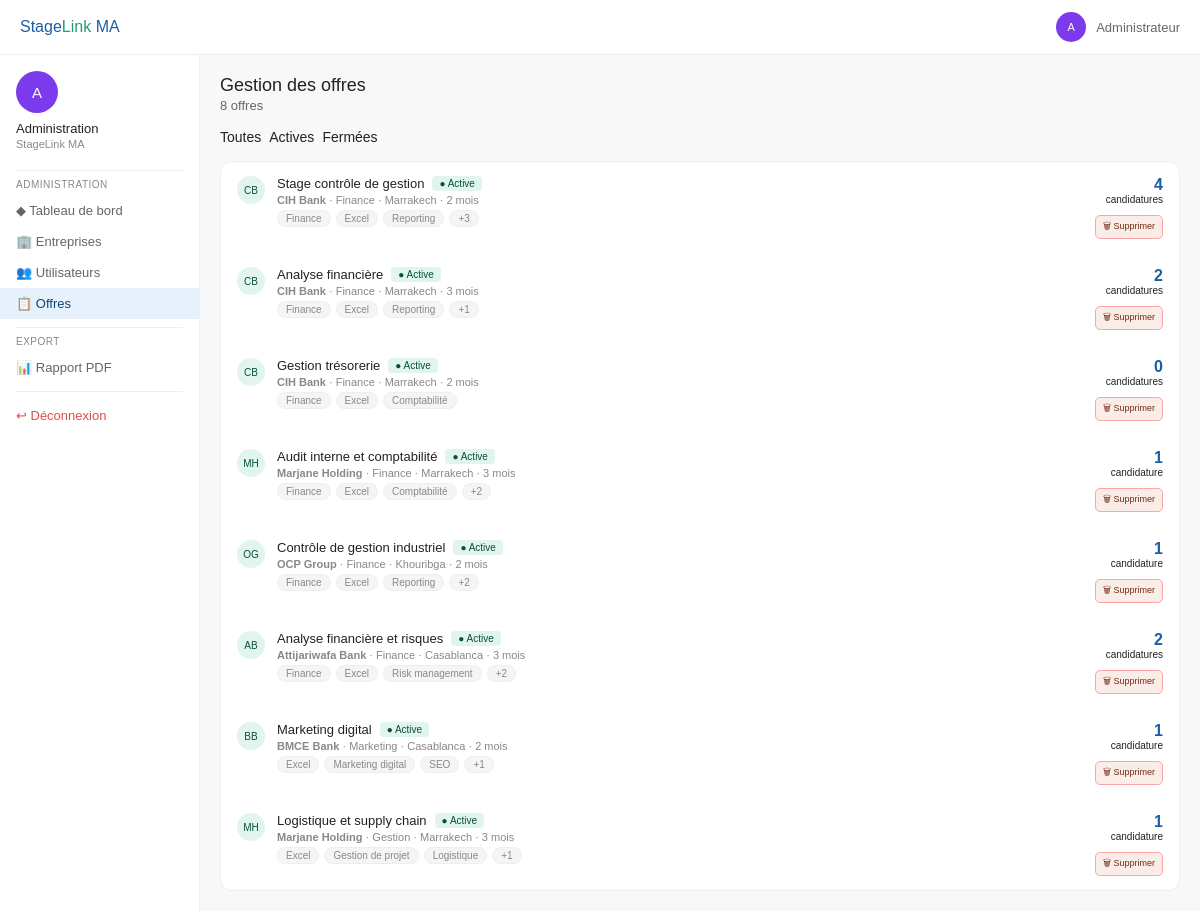
The page /admin/offres (signed in) on the database its author committed.
### models.py (models this page shows, shortened)
class Offre(db.Model):
    __tablename__ = 'offre'
    id = db.Column(db.Integer, primary_key=True)
    entreprise_id = db.Column(db.Integer, db.ForeignKey('entreprise.id'), nullable=False)
    titre = db.Column(db.String(200), nullable=False)
    description = db.Column(db.Text)
    missions = db.Column(db.Text)
    duree = db.Column(db.Integer)
    ville = db.Column(db.String(100))
    filiere_requise = db.Column(db.String(100))
    remuneration = db.Column(db.Integer, nullable=True)
    statut = db.Column(db.String(20), default='ACTIVE')
    date_publication = db.Column(db.Date, default=date.today)
    date_debut = db.Column(db.String(50))
    competences = db.relationship('Competence', secondary=offre_competence, backref='offres')
    candidatures = db.relationship('Candidature', backref='offre', lazy='dynamic', cascade='all, delete-orphan')
    @property
    def active(self):
        return self.statut == 'ACTIVE'
    @property
    def nb_candidatures(self):
        return self.candidatures.count()

class Entreprise(db.Model):
    __tablename__ = 'entreprise'
    id = db.Column(db.Integer, primary_key=True)
    utilisateur_id = db.Column(db.Integer, db.ForeignKey('utilisateur.id'), nullable=False)
    nom = db.Column(db.String(150), nullable=False)
    secteur = db.Column(db.String(100))
    ville = db.Column(db.String(100))
    taille = db.Column(db.String(20))
    description = db.Column(db.Text)
    rc = db.Column(db.String(100))
    est_verifiee = db.Column(db.Boolean, default=False)
    date_inscription = db.Column(db.Date, default=date.today)
    offres = db.relationship('Offre', backref='entreprise', lazy='dynamic', cascade='all, delete-orphan')
    @property
    def initiales(self):
        words = self.nom.split()
        if len(words) >= 2:
            return (words[0][0] + words[1][0]).upper()
        return self.nom[:3].upper()

class Competence(db.Model):
    __tablename__ = 'competence'
    id = db.Column(db.Integer, primary_key=True)
    nom = db.Column(db.String(100), nullable=False, unique=True)
    categorie = db.Column(db.String(100))

### routes/admin.py (the view)
@admin_bp.route('/offres')
@admin_required
def offres():
    statut = request.args.get('statut', '')
    q_offres = Offre.query
    if statut:
        q_offres = q_offres.filter_by(statut=statut.upper())
    all_offres = q_offres.order_by(Offre.date_publication.desc()).all()
    return render_template('admin/offres.html', offres=all_offres, statut_filtre=statut)

### models.py (called while the page is built)
    @property
    def is_active(self):
        return self.actif

### routes/admin.py (called while the page is built)
def admin_required(f):
    @wraps(f)
    def decorated(*args, **kwargs):
        if not current_user.is_authenticated or current_user.role != 'ADMIN':
            abort(403)
        return f(*args, **kwargs)
    return login_required(decorated)

### templates/admin/offres.html (shortened to what this page needs)
{% extends 'base.html' %}
{% block body %}
<div class="topbar">
  <div class="logo">Stage<span>Link</span> MA</div>
  <div class="topbar-right">
    <div class="avatar" style="background:#7C3AED;color:#fff">A</div>
    <span style="font-size:13px;color:#666">Administrateur</span>
  </div>
</div>
<div class="body-layout">
  <div class="sidebar">
    <div class="sidebar-profile">
      <div class="avatar avatar-lg" style="background:#7C3AED;color:#fff;margin-bottom:8px">A</div>
      <div class="sidebar-profile-name">Administration</div>
      <div class="sidebar-profile-sub">StageLink MA</div>
    </div>
    <div class="sid-divider"></div>
    <span class="sid-label">Administration</span>
    <a href="{{ url_for('admin.dashboard') }}" class="sid-item">◆ Tableau de bord</a>
    <a href="{{ url_for('admin.entreprises') }}" class="sid-item">🏢 Entreprises</a>
    <a href="{{ url_for('admin.utilisateurs') }}" class="sid-item">👥 Utilisateurs</a>
    <a href="{{ url_for('admin.offres') }}" class="sid-item active">📋 Offres</a>
    <div class="sid-divider"></div>
    <span class="sid-label">Export</span>
    <a href="{{ url_for('admin.export_pdf') }}" class="sid-item">📊 Rapport PDF</a>
    <div class="sid-divider"></div>
    <a href="{{ url_for('auth.logout') }}" class="sid-item" style="color:var(--red)">↩ Déconnexion</a>
  </div>
  <div class="main">
    <div style="margin-bottom:16px;display:flex;align-items:center;justify-content:space-between">
      <div>
        <h2 style="font-size:18px;font-weight:500">Gestion des offres</h2>
        <p style="font-size:13px;color:#666;margin-top:2px">{{ offres|length }} offre{{ 's' if offres|length != 1 }}</p>
      </div>
    </div>
    <div style="display:flex;gap:8px;margin-bottom:16px;flex-wrap:wrap">
      <a href="{{ url_for('admin.offres') }}" class="filter-chip {% if not statut_filtre %}active{% endif %}" style="text-decoration:none">Toutes</a>
      <a href="{{ url_for('admin.offres') }}?statut=active" class="filter-chip {% if statut_filtre == 'active' %}active{% endif %}" style="text-decoration:none">Actives</a>
      <a href="{{ url_for('admin.offres') }}?statut=fermee" class="filter-chip {% if statut_filtre == 'fermee' %}active{% endif %}" style="text-decoration:none">Fermées</a>
    </div>
    {% if offres %}
    <div class="card" style="padding:0;overflow:hidden">
      {% for offre in offres %}
      <div style="padding:14px 16px;border-bottom:1px solid var(--border);{% if loop.last %}border-bottom:none{% endif %}">
        <div style="display:flex;align-items:flex-start;gap:12px">
          <div class="cand-avatar" style="background:var(--green-light);color:var(--green-dark);flex-shrink:0">{{ offre.entreprise.initiales }}</div>
          <div style="flex:1;min-width:0">
            <div style="display:flex;align-items:center;gap:8px;margin-bottom:3px;flex-wrap:wrap">
              <div style="font-size:13px;font-weight:500">{{ offre.titre }}</div>
              {% if offre.active %}
              <span style="font-size:10px;background:var(--green-light);color:var(--green-dark);padding:2px 7px;border-radius:4px">● Active</span>
              {% else %}
              <span style="font-size:10px;background:var(--gray-100);color:var(--gray-500);padding:2px 7px;border-radius:4px">● Fermée</span>
              {% endif %}
            </div>
            <div style="font-size:11px;color:var(--gray-500);margin-bottom:4px">
              <strong>{{ offre.entreprise.nom }}</strong> · {{ offre.filiere_requise }} · {{ offre.ville }} · {{ offre.duree }} mois
            </div>
            <div class="tags">
              {% for c in offre.competences[:3] %}
              <span class="tag">{{ c.nom }}</span>
              {% endfor %}
              {% if offre.competences|length > 3 %}
              <span class="tag">+{{ offre.competences|length - 3 }}</span>
              {% endif %}
            </div>
          </div>
          <div style="text-align:right;flex-shrink:0">
            <div style="font-size:16px;font-weight:600;color:var(--primary)">{{ offre.nb_candidatures }}</div>
            <div style="font-size:10px;color:var(--gray-400);margin-bottom:10px">candidature{{ 's' if offre.nb_candidatures != 1 }}</div>
            <form method="POST" action="{{ url_for('admin.supprimer_offre', offre_id=offre.id) }}" style="display:inline" onsubmit="return confirm('Supprimer définitivement cette offre et ses candidatures ?')">
              <button type="submit" class="btn btn-xs" style="background:var(--red-light);color:var(--red-dark);border:1px solid #FCA5A5">🗑 Supprimer</button>
            </form>
          </div>
        </div>
      </div>
      {% endfor %}
    </div>
    {% else %}
    <div style="text-align:center;padding:48px 20px;color:var(--gray-500)">
      <div style="font-size:32px;margin-bottom:12px">📋</div>
      <div style="font-size:14px;font-weight:500">Aucune offre trouvée</div>
    </div>
    {% endif %}
  </div>
</div>
{% endblock %}

### static/css/style.css (style rules this page uses)
:root { --primary: #185FA5; --primary-light: #E6F1FB; --primary-dark: #0C447C; --green: #1D9E75; --green-light: #E1F5EE; --green-dark: #085041; --green-btn: #0F6E56; --orange: #BA7517; --orange-light: #FAEEDA; --orange-dark: #633806; --red: #E24B4A; --red-light: #FAECE7; --red-dark: #712B13; --red-mid: #993C1D; --gray-50: #f9f9f9; --gray-100: #f5f5f5; --gray-200: #eee; --gray-300: #ddd; --gray-500: #888; --gray-800: #222; --white: #fff; --border: 1px solid #eee; --radius-sm: 6px; --radius-md: 8px; --radius-lg: 12px; --radius-pill: 20px; }
* { box-sizing: border-box; margin: 0; padding: 0; }
body { font-family: Arial, sans-serif; color: var(--gray-800); background: var(--gray-50); font-size: 14px; }
a { text-decoration: none; color: inherit; }
.topbar { display: flex; align-items: center; justify-content: space-between; padding: 12px 20px; border-bottom: var(--border); background: var(--white); position: sticky; top: 0; z-index: 100; }
.logo { font-size: 16px; font-weight: 500; color: var(--primary); }
.logo span { color: var(--green); }
.topbar-right { display: flex; align-items: center; gap: 10px; }
.avatar { width: 30px; height: 30px; border-radius: 50%; display: flex; align-items: center; justify-content: center; font-size: 11px; font-weight: 500; background: var(--primary-light); color: var(--primary-dark); flex-shrink: 0; }
.avatar-lg { width: 42px; height: 42px; font-size: 15px; }
.body-layout { display: flex; min-height: calc(100vh - 57px); }
.sidebar { width: 200px; border-right: var(--border); padding: 16px 0; flex-shrink: 0; background: var(--white); }
.sidebar-profile { padding: 0 16px 12px; }
.sidebar-profile-name { font-size: 13px; font-weight: 500; margin-bottom: 2px; }
.sidebar-profile-sub { font-size: 11px; color: var(--gray-500); }
.sid-divider { height: 1px; background: var(--gray-200); margin: 8px 16px; }
.sid-label { font-size: 10px; font-weight: 500; color: var(--gray-500); padding: 0 16px; margin-bottom: 5px; text-transform: uppercase; letter-spacing: .5px; display: block; }
.sid-item { display: flex; align-items: center; gap: 9px; padding: 8px 16px; font-size: 13px; color: #666; cursor: pointer; text-decoration: none; }
.sid-item.active { background: var(--primary-light); color: var(--primary-dark); font-weight: 500; }
.main { flex: 1; padding: 20px; background: #f8f8f8; overflow: auto; }
.card { background: var(--white); border-radius: var(--radius-lg); border: var(--border); padding: 14px; margin-bottom: 12px; }
.card:last-child { margin-bottom: 0; }
.cand-avatar { width: 28px; height: 28px; border-radius: 50%; display: flex; align-items: center; justify-content: center; font-size: 10px; font-weight: 500; flex-shrink: 0; background: var(--primary-light); color: var(--primary-dark); }
.tags { display: flex; flex-wrap: wrap; gap: 5px; }
.tag { font-size: 10px; padding: 2px 8px; border-radius: 10px; background: var(--gray-100); color: var(--gray-500); border: 1px solid var(--gray-200); }
.btn { border: none; border-radius: var(--radius-md); cursor: pointer; font-family: Arial, sans-serif; font-weight: 500; display: inline-flex; align-items: center; gap: 5px; transition: opacity .15s; }
.btn-xs { padding: 3px 7px; font-size: 9px; border-radius: 5px; }

### rows shown on the page
Offre: entreprise.initiales "CB", titre "Stage contrôle de gestion", statut "● Active", entreprise.nom "CIH Bank", filiere_requise "Finance", ville "Marrakech", duree "2", competences|length "3", nb_candidatures "4", nb_candidatures "s"
Competence: nom "Finance"
Competence: nom "Excel"
Competence: nom "Reporting"
Offre: entreprise.initiales "CB", titre "Analyse financière", statut "● Active", entreprise.nom "CIH Bank", filiere_requise "Finance", ville "Marrakech", duree "3", competences|length "1", nb_candidatures "2", nb_candidatures "s"
Offre: entreprise.initiales "CB", titre "Gestion trésorerie", statut "● Active", entreprise.nom "CIH Bank", filiere_requise "Finance", ville "Marrakech", duree "2", nb_candidatures "0", nb_candidatures "s"
Competence: nom "Comptabilité"
Offre: entreprise.initiales "MH", titre "Audit interne et comptabilité", statut "● Active", entreprise.nom "Marjane Holding", filiere_requise "Finance", ville "Marrakech", duree "3", competences|length "2", nb_candidatures "1"
Offre: entreprise.initiales "OG", titre "Contrôle de gestion industriel", statut "● Active", entreprise.nom "OCP Group", filiere_requise "Finance", ville "Khouribga", duree "2", competences|length "2", nb_candidatures "1"
Offre: entreprise.initiales "AB", titre "Analyse financière et risques", statut "● Active", entreprise.nom "Attijariwafa Bank", filiere_requise "Finance", ville "Casablanca", duree "3", competences|length "2", nb_candidatures "2", nb_candidatures "s"
Competence: nom "Risk management"
Offre: entreprise.initiales "BB", titre "Marketing digital", statut "● Active", entreprise.nom "BMCE Bank", filiere_requise "Marketing", ville "Casablanca", duree "2", competences|length "1", nb_candidatures "1"
Competence: nom "Marketing digital"
Competence: nom "SEO"
Offre: entreprise.initiales "MH", titre "Logistique et supply chain", statut "● Active", entreprise.nom "Marjane Holding", filiere_requise "Gestion", ville "Marrakech", duree "3", competences|length "1", nb_candidatures "1"
Competence: nom "Gestion de projet"
Competence: nom "Logistique"

### other values the page prints
{{ offres|length }} "8"
{{ 's' if offres|length != 1 }} "s"
